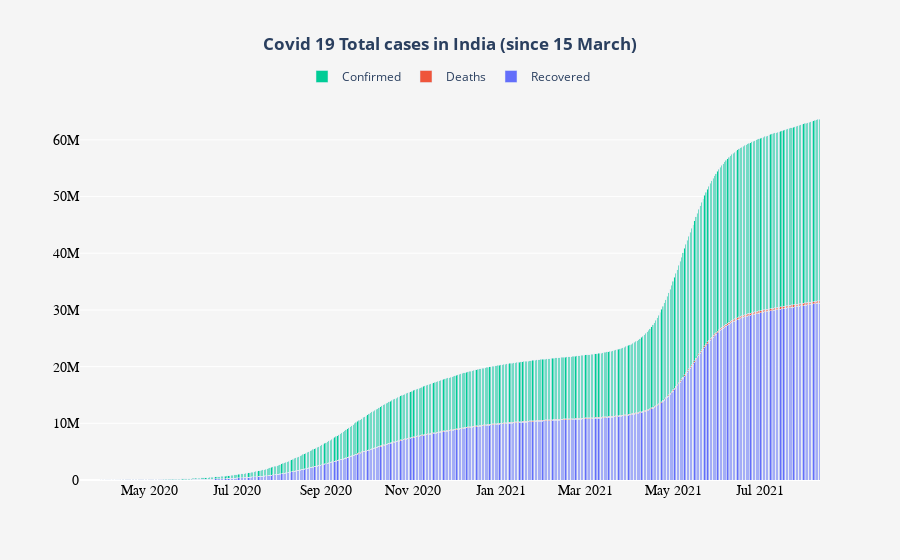

Notebook source saved alongside this figure:
### Code cell
fig = go.Figure(go.Bar(x= df2.date, y= df2.cured, name='Recovered'))
fig.add_trace(go.Bar(x=df2.date, y= df2.deaths, name='Deaths'))
fig.add_trace(go.Bar(x=df2.date, y= df2.confirmed, name='Confirmed'))

fig.update_layout(barmode='stack',legend_orientation="h",legend=dict(x= 0.3, y=1.1),
                  xaxis={'categoryorder':'total descending'},
                 title_text='<b>Covid 19 Total cases in India (since 15 March)<b>',
                  title_x=0.5,
                 paper_bgcolor='whitesmoke',
                 plot_bgcolor = "whitesmoke",)
fig.update_xaxes(tickfont=dict(family='Rockwell', color='black', size=14))
fig.update_yaxes(tickfont=dict(family='Rockwell', color='black', size=14))
fig.show()

### Figure 1 — Plotly figure (JSON) as saved in the notebook; plotly's stock layout.template omitted (floating-point values rounded to 4 significant figures; data arrays with more than 128 entries replaced by an {"elided": "..."} marker saying what was removed)
{"data": [{"name": "Recovered", "type": "bar", "x": {"elided": "516 str values"}, "y": {"elided": "516 int values"}}, {"name": "Deaths", "type": "bar", "x": {"elided": "516 str values"}, "y": {"elided": "516 int values"}}, {"name": "Confirmed", "type": "bar", "x": {"elided": "516 str values"}, "y": {"elided": "516 int values"}}], "layout": {"barmode": "stack", "legend": {"orientation": "h", "x": 0.3, "y": 1.1}, "paper_bgcolor": "whitesmoke", "plot_bgcolor": "whitesmoke", "title": {"text": "<b>Covid 19 Total cases in India (since 15 March)<b>", "x": 0.5}, "xaxis": {"categoryorder": "total descending", "tickfont": {"color": "black", "family": "Rockwell", "size": 14}, "type": "date", "range": ["2020-03-13 12:00", "2021-08-11 12:00"], "autorange": true}, "yaxis": {"tickfont": {"color": "black", "family": "Rockwell", "size": 14}, "type": "linear", "range": [0, 67040000.0], "autorange": true}, "autosize": true}}
